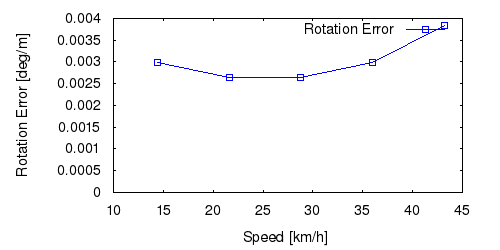

Write the gnuplot code that produced this figure.
set term postscript eps enhanced color
set output "18_rs.eps"
set size ratio 0.5
set yrange [0:*]
set xlabel "Speed [km/h]"
set ylabel "Rotation Error [deg/m]"
plot "18_rs.txt" using ($1*3.6):($2*57.3) title 'Rotation Error' lc rgb "#0000FF" pt 4 w linespoints
